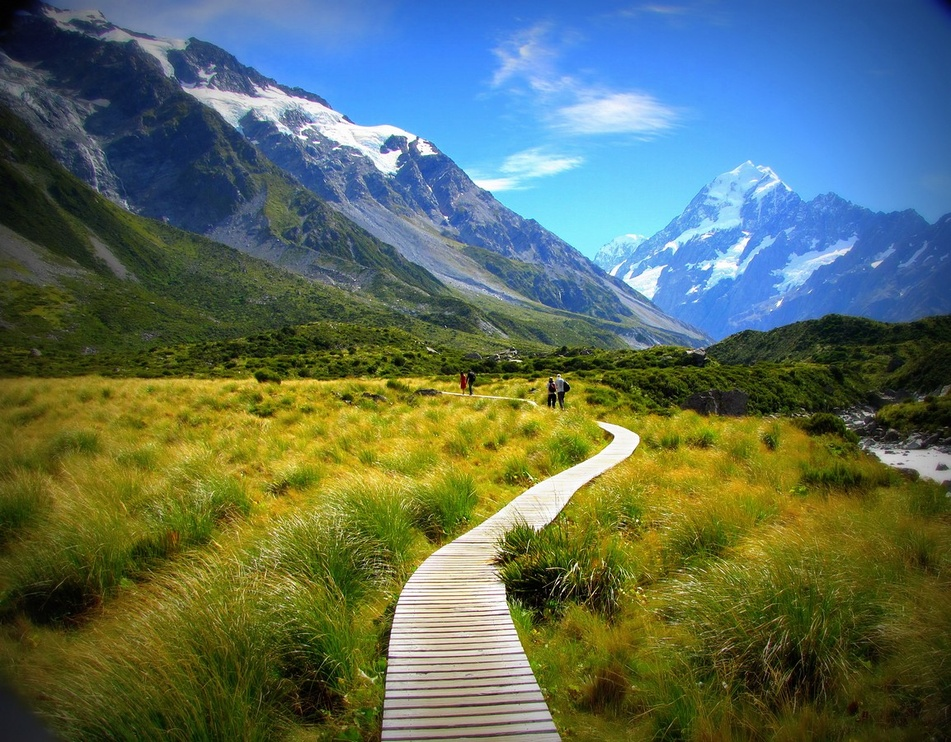
#> input picture image.jpg, 951 x 742 px, shrunk from 1153 x 900 before the run
$ jupyter execute 'Part 1.ipynb'
#> lines starting #> are read from the running program, lines starting #| are printed output that depends on the picture; after the words box and inside, x2 and y2 are one past the last pixel; in counts of white or black regions, pixels touching at a corner belong together
[cell 1]
import numpy as np
import time
import cv2
import matplotlib.pyplot as plt

### Binarization (1) - Direct Implementation (Nested Loops)

In this method, we perform a sequential pass over every pixel in the image using double `for` loops (iterating row by row, and column by column).

For each pixel, we use an `if` condition to check whether its value is greater than the defined Threshold. If it is, its value is changed to 255 (white). Since we pre-allocated an array initialized entirely with zeros (black), there is no need to use an `else` condition.

[cell 2]
def binarize_direct_loop(img: np.ndarray, threshold: int = 127):
    """
    Performs image binarization using direct nested loops.

    Inputs:
        - img: Must be a 2D numpy array (grayscale image).
        - threshold: Must be an integer between 0 and 255.

    Output:
        - return: A 2D numpy array (binarized image).
    """

   # Input Validation (Raising exceptions)
    if not isinstance(img, np.ndarray) or len(img.shape) != 2:
        raise TypeError("Input must be a 2D grayscale image (NumPy array).")

    if not isinstance(threshold, int) or not (0 <= threshold <= 255):
        raise ValueError("Threshold must be an integer between 0 and 255.")

    # Preparations (Allocating output array, initializing to 0 to avoid 'else' later)
    rows, cols = img.shape
    out = np.zeros((rows, cols), dtype=np.uint8)

    # Critical Loop with stopping criterion (Looping over rows and columns)
    for i in range(rows):
        for j in range(cols):
            if img[i, j] > threshold:
                out[i, j] = 255

    # 6. Conclusion
    return out

### Binarization (2) - Vectorized Implementation (NumPy)

In this method, we abandon manual loops and utilize the vectorized capabilities of the NumPy library. We apply the condition directly to the entire matrix at once (`img > threshold`), which creates a "boolean mask" (an array of True/False values). Using this mask, we instantly change the values of all pixels that passed the threshold to 255.

[cell 3]
def binarize_vector(img: np.ndarray, threshold: int = 127):
    """
    Performs image binarization using NumPy vectorization (boolean indexing).

    Inputs:
        - img: Must be a 2D numpy array (grayscale image).
        - threshold: Must be an integer between 0 and 255.

    Output:
        - return: A 2D numpy array (binarized image).
    """

    # Input Validation (Raising exceptions)
    if not isinstance(img, np.ndarray) or len(img.shape) != 2:
        raise TypeError("Input must be a 2D grayscale image (NumPy array).")

    if not isinstance(threshold, int) or not (0 <= threshold <= 255):
        raise ValueError("Threshold must be an integer between 0 and 255.")

    # Preparations
    rows, cols = img.shape
    out = np.zeros((rows, cols), dtype=np.uint8)

    # Critical Loop / Vectorized Implementation
    # Using boolean indexing to update values in one vectorized operation
    out[img > threshold] = 255

    # Conclusion
    return out

### Binarization (3) - Look-Up Table (LUT) Implementation

In this method, we use a classic and highly efficient image processing technique called a Look-Up Table (LUT). Since every pixel in a grayscale image can only take on 256 possible values (from 0 to 255), there is no point in calculating the condition repeatedly for the millions of pixels in the image.

Instead, we prepare a small array of 256 cells in advance (our table). The index of each cell represents the original pixel value, and the content of the cell contains the new value (0 or 255, depending on whether it passed the threshold). We then feed the entire image as indices into this table, and all image values are instantly replaced with their new equivalents in a vectorized manner.

[cell 4]
def create_binarize_lut(threshold: int):
    """
    Creates a Look-Up Table (LUT) for binarization based on the given threshold.

    Input:
        - threshold: Must be an integer between 0 and 255.

    Output:
        - return: A 1D numpy array (Look-Up Table).
    """
    return np.array([255 if i > threshold else 0 for i in range(256)], dtype=np.uint8)

def binarize_lut(img: np.ndarray, lut: np.ndarray):
    """
    Performs image binarization using a Look-Up Table (LUT).

    Inputs:
        - img: Must be a 2D numpy array (grayscale image).
        - lut: Must be a 1D numpy array (Look-Up Table).

    Output:
        - return: A 2D numpy array (binarized image).
    """

    # Input Validation
    if not isinstance(img, np.ndarray) or len(img.shape) != 2:
        raise TypeError("Input must be a 2D grayscale image (NumPy array).")

    if not isinstance(lut, np.ndarray) or len(lut.shape) != 1 or lut.size != 256:
        raise ValueError("LUT must be a 1D numpy array with 256 elements.")

    # Critical Loop / Implementation
    # NumPy uses the image matrix itself as indices to map to the LUT array instantly
    out = lut[img]

    # Conclusion
    return out

### Binarization - Visual Result

In this section, we load an original image, ensure it is in Grayscale format, and apply our Binarization function to verify its correctness. We display the original image next to the processed binary image.

[cell 5]
# 1. Load the image (replace with your actual image file name)
img_color = cv2.imread('image.jpg')
#> img_color is the input picture: shape (742, 951, 3); mean B, G, R 92, 109.3, 92.4

if img_color is None:
    print("Error: Could not load image. Please check the file path.")
else:
    # 2. Convert to Grayscale
    img_gray = cv2.cvtColor(img_color, cv2.COLOR_BGR2GRAY)
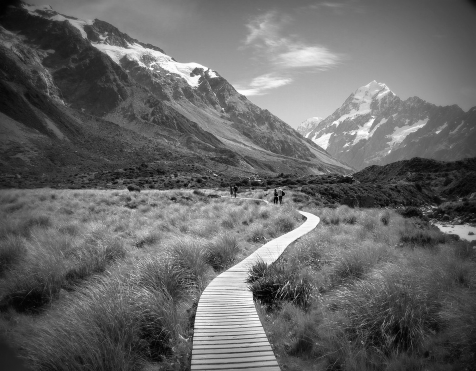
#> img_gray: shape (742, 951) (shown at 1/2 size); min 0, max 255, mean 102.3

    # 3. Apply the Binarization (Using LUT method as an example)
    threshold_val = 90
    lut = create_binarize_lut(threshold_val)
    binary_result = binarize_lut(img_gray, lut)
#> in binarize_lut, `out = lut[img]`:
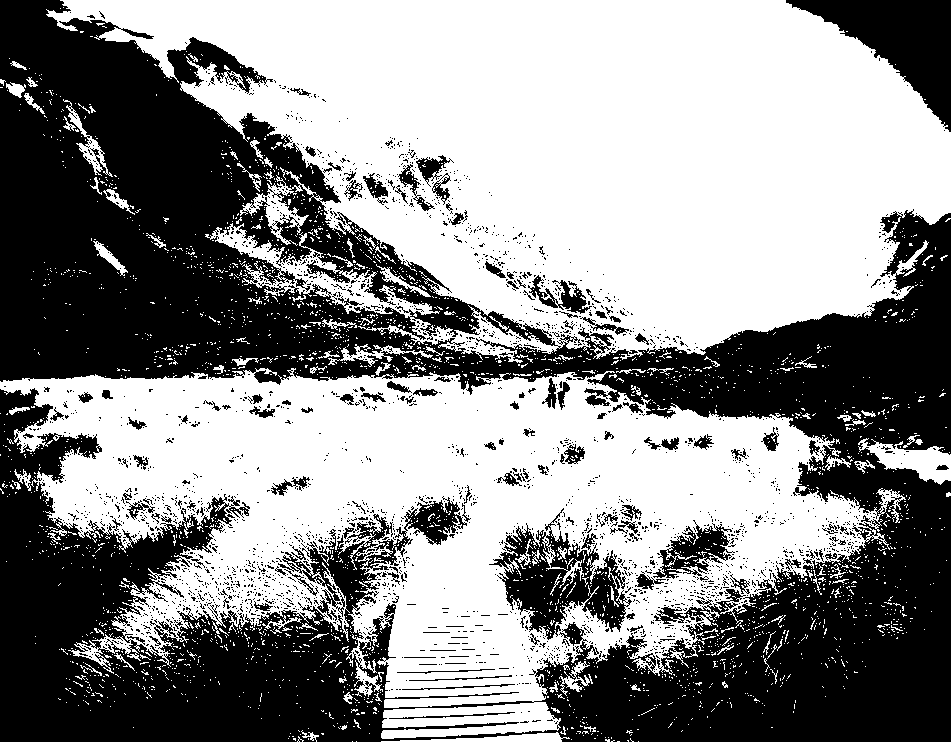
#> out: shape (742, 951); 55.1% white; 2597 black regions (2460 under 20 px), largest, box (x1, y1, x2, y2) and area: (0, 0, 951, 742) 281894, (786, 0, 951, 132) 9005, (489, 508, 632, 640) 7338

    # 4. Display the results side-by-side
    plt.figure(figsize=(12, 6))

    plt.subplot(1, 2, 1)
    plt.title("Original Grayscale")
    plt.imshow(img_gray, cmap='gray')
    plt.axis('off')

    plt.subplot(1, 2, 2)
    plt.title(f"Binarized (Threshold = {threshold_val})")
    plt.imshow(binary_result, cmap='gray')
    plt.axis('off')

    plt.show()

### Binarization - Performance Benchmark

To meet the assignment requirements, we compare the execution speed of our three implementations against the built-in OpenCV library function (`cv2.threshold`).

To get accurate and stable results, we use `time.perf_counter()` and average the execution time over multiple runs (10 iterations).

[cell 6]
# Number of iterations for a reliable average
num_runs = 10
threshold_val = 110

# 1. Measure Direct Method
start_time = time.perf_counter()
for _ in range(num_runs):
    binarize_direct_loop(img_gray, threshold_val)
time_direct = ((time.perf_counter() - start_time) / num_runs) * 1000

# 2. Measure Vectorized Method
start_time = time.perf_counter()
for _ in range(num_runs):
    binarize_vector(img_gray, threshold_val)
time_vector = ((time.perf_counter() - start_time) / num_runs) * 1000

# 3. Measure LUT Method
lut = create_binarize_lut(threshold_val)  # Pre-create LUT for fair timing
start_time = time.perf_counter()
for _ in range(num_runs):
    binarize_lut(img_gray, lut)
#> this loop made 10 passes
#> pass 1, in binarize_lut (call 2), `out = lut[img]`:
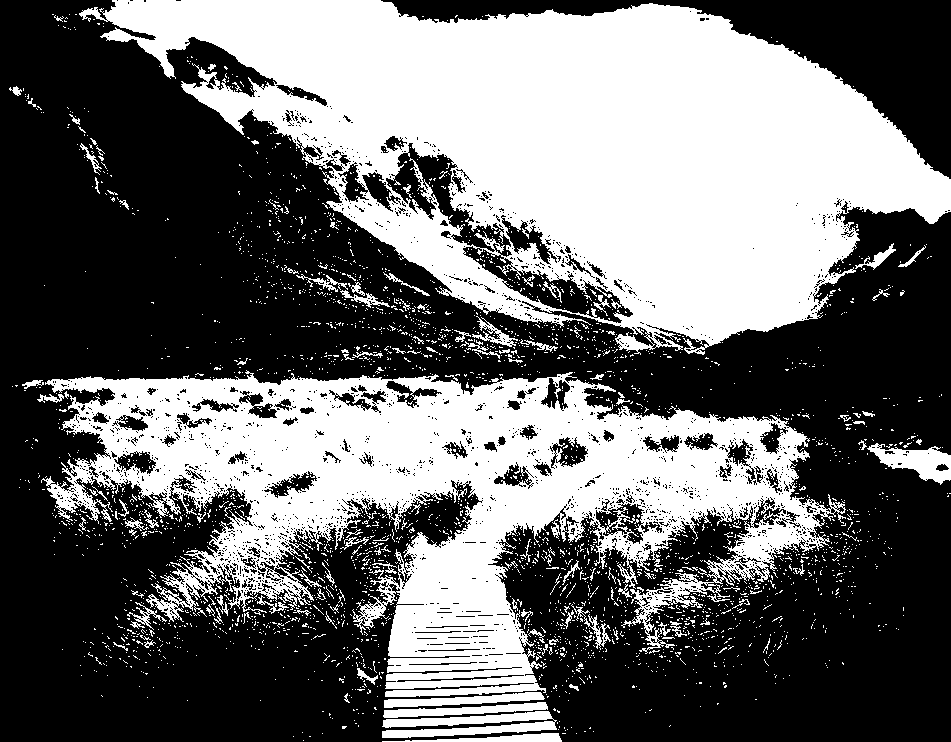
#> out: shape (742, 951); 42% white; 3121 white regions (2990 under 20 px), largest, box (x1, y1, x2, y2) and area: (79, 0, 951, 355) 162988, (41, 370, 846, 697) 110720, (382, 711, 557, 738) 2674
time_lut = ((time.perf_counter() - start_time) / num_runs) * 1000

# 4. Measure OpenCV Library Function (For comparison)
start_time = time.perf_counter()
for _ in range(num_runs):
    # cv2.threshold returns a tuple (ret_val, thresholded_image)
    cv2.threshold(img_gray, threshold_val, 255, cv2.THRESH_BINARY)
time_cv2 = ((time.perf_counter() - start_time) / num_runs) * 1000

# Print the final Benchmark Table
print("--- Execution Time Comparison (Binarization) ---")
print(f"Direct (Loops):      {time_direct:.4f} ms")
print(f"Vectorized (NumPy):  {time_vector:.4f} ms")
print(f"LUT Method:          {time_lut:.4f} ms")
print(f"OpenCV Built-in:     {time_cv2:.4f} ms")

### Gamma Correction (1) - Direct Implementation (Nested Loops)

In this method, we iterate through each pixel individually using nested loops. To apply the non-linear gamma formula accurately, we must handle data type conversions. Each pixel's integer value (`uint8`) is normalized to a float between 0.0 and 1.0. The gamma power function is applied to this normalized value, multiplied back by 255, and finally cast back to a `uint8` integer.

[cell 7]
def gamma_direct(img: np.ndarray, gamma: float = 1.0):
    """
    Applies gamma correction to an image using direct nested loops.
    Formula: V_out = 255 * (V_in / 255) ^ gamma

    Inputs:
      - img: Must be a 2D numpy array (grayscale image).
      - gamma: Must be a positive number (float or int).

    output:
      - return: A 2D numpy array (gamma-corrected image).
    """

    # Input Validation
    if not isinstance(img, np.ndarray) or len(img.shape) != 2:
        raise TypeError("Input must be a 2D grayscale image (NumPy array).")

    if not isinstance(gamma, (int, float)) or gamma <= 0:
        raise ValueError("Gamma must be a positive number greater than 0.")

    # Preparations
    rows, cols = img.shape
    out = np.zeros((rows, cols), dtype=np.uint8)

    # Critical Loop / Implementation
    for i in range(rows):
        for j in range(cols):
            # Normalize to float, apply formula, and cast back to uint8
            norm_val = img[i, j] / 255.0
            out[i, j] = np.uint8(255.0 * (norm_val ** gamma))

    # Conclusion
    return out

### Gamma Correction (2) - Vectorized Implementation

This approach leverages NumPy's vectorized mathematical operations. Instead of looping, we convert the entire image matrix to a `float32` array in a single step, divide it by 255.0, and power to the whole matrix simultaneously. Finally, the resulting matrix is converted back to the `uint8` data type.

[cell 8]
def gamma_vector(img: np.ndarray, gamma: float = 1.0):
    """
    Applies gamma correction using NumPy vectorization.

    Inputs:
      - img: Must be a 2D numpy array (grayscale image).
      - gamma: Must be a positive number (float or int).

    output:
      - return: A 2D numpy array (gamma-corrected image).
    """
#> called with gamma = 0.4


    # Input Validation
    if not isinstance(img, np.ndarray) or len(img.shape) != 2:
        raise TypeError("Input must be a 2D grayscale image (NumPy array).")

    if not isinstance(gamma, (int, float)) or gamma <= 0:
        raise ValueError("Gamma must be a positive number greater than 0.")

    # Critical Loop / Vectorized Implementation
    # Convert the entire array to float32 to prevent overflow/truncation
    img_float = img.astype(np.float32) / 255.0

    # Apply vectorized power operation and scale back
    out_float = np.power(img_float, gamma) * 255.0

    # Convert back to uint8 format for standard image representation
    out = out_float.astype(np.uint8)

    # Conclusion
    return out

### Gamma Correction (3) - Look-Up Table (LUT) Implementation

Calculating exponents (`power`) and converting floats to integers are computationally expensive operations. By using a Look-Up Table (LUT), we completely avoid performing these calculations on millions of pixels. Instead, we compute the gamma correction formula exactly 256 times (for values 0 through 255) and store the `uint8` results in a mapping array. The image matrix is then used to index this pre-calculated array.

[cell 9]
def create_gamma_lut(gamma: float):
    lut = np.array([np.uint8(255.0 * ((i / 255.0) ** gamma)) for i in range(256)], dtype=np.uint8)
    return lut

def gamma_lut(img: np.ndarray, lut: np.ndarray):
    """
    Applies gamma correction using a Look-Up Table (LUT).

    Inputs:
      - img: Must be a 2D numpy array (grayscale image).
      - lut: Must be a 1D numpy array (gamma correction lookup table).

    output:
      - return: A 2D numpy array (gamma-corrected image).
    """

    # Input Validation
    if not isinstance(img, np.ndarray) or len(img.shape) != 2:
        raise TypeError("Input must be a 2D grayscale image (NumPy array).")

    if not isinstance(lut, np.ndarray) or lut.shape != (256,):
        raise ValueError("LUT must be a 1D numpy array with 256 elements.")

    # Critical Loop / Implementation
    # Map the entire image through the LUT instantly
    out = lut[img]

    # Conclusion
    return out

### Gamma Correction - Visual Result

In this section, we demonstrate the non-linear effects of gamma correction. We apply two different gamma values to the original grayscale image: a gamma value less than 1.0 (which brightens the image by expanding dark pixel values) and a gamma value greater than 1.0 (which darkens the image by compressing light pixel values). We use the vectorized function for this demonstration.

[cell 10]
# Apply Gamma Correction
gamma_bright = 0.4
gamma_dark = 2.5

# We can use any of our functions; here we use the vectorized one
img_gamma_bright = gamma_vector(img_gray, gamma_bright)
img_gamma_dark = gamma_vector(img_gray, gamma_dark)
#> call 2 of gamma_vector, with gamma = 2.5
#> in gamma_vector (call 2), `out_float = np.power(img_float, gamma) * 255.0`:
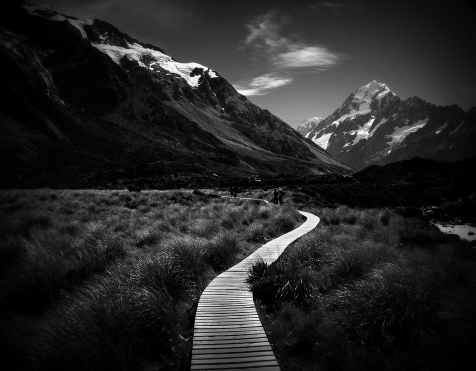
#> out_float: shape (742, 951) float32 (shown at 1/2 size); min 0, max 255, mean 38.8

# Display the results side-by-side
plt.figure(figsize=(15, 5))

plt.subplot(1, 3, 1)
plt.title("Original Grayscale")
plt.imshow(img_gray, cmap='gray', vmin=0, vmax=255)
plt.axis('off')

plt.subplot(1, 3, 2)
plt.title(f"Gamma = {gamma_bright} (Brightened)")
plt.imshow(img_gamma_bright, cmap='gray', vmin=0, vmax=255)
plt.axis('off')

plt.subplot(1, 3, 3)
plt.title(f"Gamma = {gamma_dark} (Darkened)")
plt.imshow(img_gamma_dark, cmap='gray', vmin=0, vmax=255)
plt.axis('off')

plt.show()

### Gamma Correction - Performance Benchmark

This section compares the execution time of our three gamma correction implementations. Because gamma correction involves computationally expensive floating-point conversions and power operations (`**`), the performance gap between explicit Python loops, NumPy vectorization, and the Look-Up Table (LUT) is expected to be massive. We also measure these against the standard OpenCV approach, which utilizes `cv2.LUT`.

[cell 11]
gamma_test_val = 1.5
num_runs = 10

# 1. Measure Direct Method
start_time = time.perf_counter()
for _ in range(num_runs):
    gamma_direct(img_gray, gamma_test_val)
time_gamma_direct = ((time.perf_counter() - start_time) / num_runs) * 1000

# 2. Measure Vectorized Method
start_time = time.perf_counter()
for _ in range(num_runs):
    gamma_vector(img_gray, gamma_test_val)
#> this loop made 10 passes
#> pass 1, in gamma_vector (call 3), `out_float = np.power(img_float, gamma) * 255.0`:
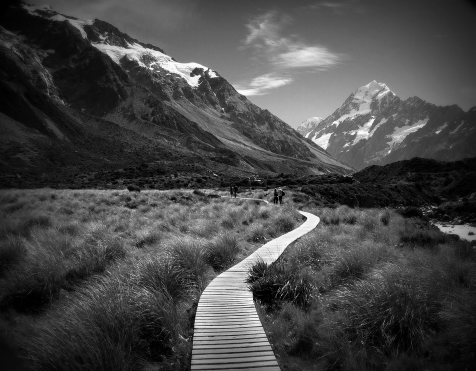
#> out_float: shape (742, 951) float32 (shown at 1/2 size); min 0, max 255, mean 71
time_gamma_vector = ((time.perf_counter() - start_time) / num_runs) * 1000

# 3. Measure LUT Method
lut = create_gamma_lut(gamma_test_val)  # Pre-create LUT for fair timing
start_time = time.perf_counter()
for _ in range(num_runs):
    gamma_lut(img_gray, lut)
time_gamma_lut = ((time.perf_counter() - start_time) / num_runs) * 1000

# 4. Measure OpenCV Library Method
# OpenCV does not have a single 'cv2.gamma' function. The official standard
# is to build a LUT and apply it using cv2.LUT, which is heavily optimized in C++.
start_time = time.perf_counter()
for _ in range(num_runs):
    cv2_lut_table = np.array([np.uint8(255.0 * ((i / 255.0) ** gamma_test_val)) for i in range(256)])
    cv2.LUT(img_gray, cv2_lut_table)
time_gamma_cv2 = ((time.perf_counter() - start_time) / num_runs) * 1000

# Print the final Benchmark Table
print("--- Execution Time Comparison (Gamma Correction) ---")
print(f"Direct (Loops):      {time_gamma_direct:.4f} ms")
print(f"Vectorized (NumPy):  {time_gamma_vector:.4f} ms")
print(f"LUT Method:          {time_gamma_lut:.4f} ms")
print(f"OpenCV (cv2.LUT):    {time_gamma_cv2:.4f} ms")

### Benchmark Protocol & Validation

**1. Visual Consistency Across Methods**
As demonstrated in the visual examples above, the final output images are completely identical regardless of the implementation method used (Direct Loops, Vectorized, or LUT). This is expected because all three approaches apply the exact same mathematical logic to the pixels. They do not differ in *what* they calculate, only in *how* the computer executes those calculations under the hood.

**2. Benchmarking Methodology**
To ensure our performance measurements were accurate and reliable, we did not rely on a single execution. Instead, each function was run for multiple iterations (e.g., 10 to 30 runs), and the average execution time was calculated. This methodology mitigates the impact of random background noise or CPU spikes, providing a much more stable and realistic metric.

**3. Isolating the Core Operations**
We designed the benchmark to keep the measured times as "clean" and fair as possible by isolating the core image transformation. Any preliminary setup steps—such as pre-calculating the 256 values for the Look-Up Table (LUT)—were intentionally placed *outside* the measured timer. This ensures that our benchmark strictly compares the raw processing speeds of explicit Python loops against NumPy vectorization and C-optimized library functions (OpenCV), without overhead from one-time preparations.

[cell 12]
# 1. Prepare the data using the variables already stored in memory
labels = ['Direct (Loops)', 'Vectorized', 'LUT', 'OpenCV']
binary_times = [time_direct, time_vector, time_lut, time_cv2]
gamma_times = [time_gamma_direct, time_gamma_vector, time_gamma_lut, time_gamma_cv2]

x = np.arange(len(labels))  # the label locations
width = 0.35  # the width of the bars

# 2. Create the plot
fig, ax = plt.subplots(figsize=(10, 6))

# Plot Binarization bars (Blue)
rects1 = ax.bar(x - width/2, binary_times, width, label='Binarization', color='#4C72B0')
# Plot Gamma Correction bars (Orange)
rects2 = ax.bar(x + width/2, gamma_times, width, label='Gamma Correction', color='#DD8452')

# 3. Formatting the graph
ax.set_ylabel('Execution Time (ms) - Logarithmic Scale')
ax.set_title('Performance Comparison: Binarization vs. Gamma Correction')
ax.set_xticks(x)
ax.set_xticklabels(labels)
ax.legend()

# Set Y-axis to logarithmic scale to handle massive time differences
ax.set_yscale('log')

# Add a grid for easier reading
ax.grid(axis='y', linestyle='--', alpha=0.7)

plt.tight_layout()
plt.show()
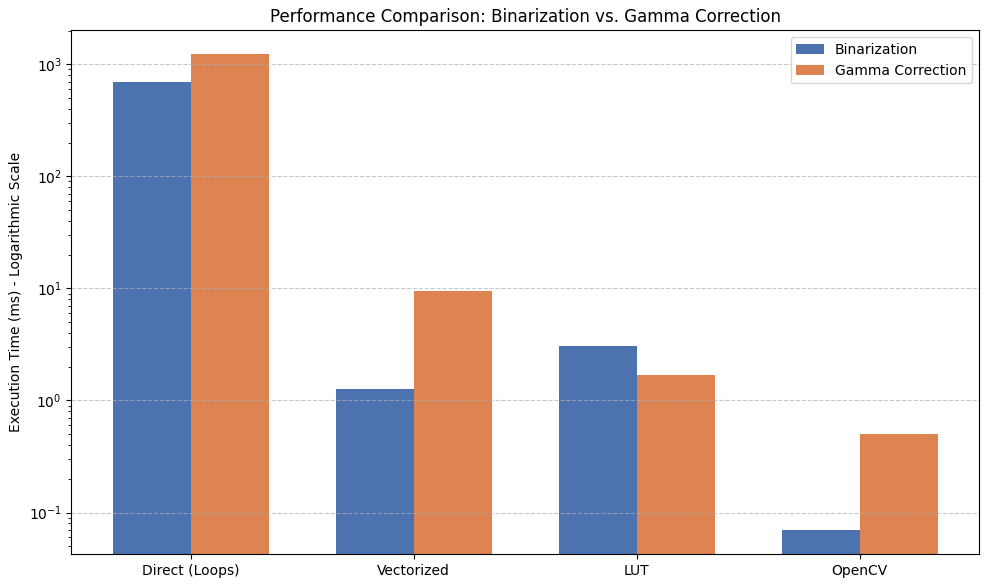
#> figure drawn by matplotlib, 1 panel; tallest bar 688.9 high, from x = -0.35 to 0; tallest bar 1231 high, from x = 2.78e-17 to 0.35
